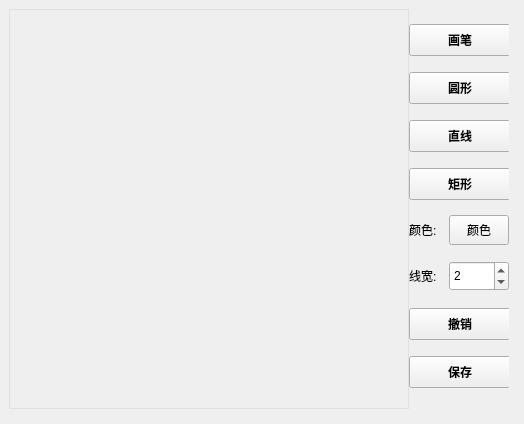
<?xml version="1.0" encoding="UTF-8"?>
<ui version="4.0">
 <class>MainWindow</class>
 <widget class="QMainWindow" name="MainWindow">
  <property name="geometry">
   <rect>
    <x>0</x>
    <y>0</y>
    <width>524</width>
    <height>424</height>
   </rect>
  </property>
  <property name="minimumSize">
   <size>
    <width>0</width>
    <height>0</height>
   </size>
  </property>
  <property name="maximumSize">
   <size>
    <width>524</width>
    <height>424</height>
   </size>
  </property>
  <property name="windowTitle">
   <string>MainWindow</string>
  </property>
  <property name="styleSheet">
   <string notr="true"/>
  </property>
  <widget class="QWidget" name="centralwidget">
   <layout class="QFormLayout" name="formLayout">
    <item row="0" column="0" colspan="2">
     <layout class="QHBoxLayout" name="horizontalLayout">
      <property name="spacing">
       <number>0</number>
      </property>
      <property name="leftMargin">
       <number>0</number>
      </property>
      <property name="topMargin">
       <number>0</number>
      </property>
      <property name="rightMargin">
       <number>0</number>
      </property>
      <property name="bottomMargin">
       <number>0</number>
      </property>
      <item>
       <widget class="QWidget" name="widget_2" native="true">
        <property name="minimumSize">
         <size>
          <width>400</width>
          <height>0</height>
         </size>
        </property>
        <property name="maximumSize">
         <size>
          <width>400</width>
          <height>16777215</height>
         </size>
        </property>
        <property name="styleSheet">
         <string notr="true">background-image: url(C:/aaa_learn/QT_draw/Draw/resources/back.jpg);
background-repeat: repeat;
border: 1px solid #E0E0E0;</string>
        </property>
       </widget>
      </item>
      <item>
       <widget class="QWidget" name="widget" native="true">
        <property name="minimumSize">
         <size>
          <width>100</width>
          <height>400</height>
         </size>
        </property>
        <property name="maximumSize">
         <size>
          <width>100</width>
          <height>400</height>
         </size>
        </property>
        <widget class="QWidget" name="verticalLayoutWidget">
         <property name="geometry">
          <rect>
           <x>0</x>
           <y>0</y>
           <width>276</width>
           <height>400</height>
          </rect>
         </property>
         <layout class="QVBoxLayout" name="verticalLayout">
          <property name="spacing">
           <number>2</number>
          </property>
          <property name="topMargin">
           <number>0</number>
          </property>
          <property name="rightMargin">
           <number>0</number>
          </property>
          <item alignment="Qt::AlignmentFlag::AlignLeft">
           <widget class="QPushButton" name="freePenButton">
            <property name="minimumSize">
             <size>
              <width>102</width>
              <height>32</height>
             </size>
            </property>
            <property name="maximumSize">
             <size>
              <width>100</width>
              <height>30</height>
             </size>
            </property>
            <property name="styleSheet">
             <string notr="true">background-image: url(C:/aaa_learn/QT_draw/Draw/resources/button2.png);
background-repeat: no-repeat;
background-position: center;
min-width: 100px;
min-height: 30px;font-weight: bold;
font-size: 12px;</string>
            </property>
            <property name="text">
             <string>画笔</string>
            </property>
           </widget>
          </item>
          <item>
           <widget class="QPushButton" name="circleButton">
            <property name="minimumSize">
             <size>
              <width>102</width>
              <height>32</height>
             </size>
            </property>
            <property name="maximumSize">
             <size>
              <width>100</width>
              <height>30</height>
             </size>
            </property>
            <property name="styleSheet">
             <string notr="true">background-image: url(C:/aaa_learn/QT_draw/Draw/resources/button2.png);
background-repeat: no-repeat;
background-position: center;
min-width: 100px;
min-height: 30px;font-weight: bold;
font-size: 12px;</string>
            </property>
            <property name="text">
             <string>圆形</string>
            </property>
           </widget>
          </item>
          <item>
           <widget class="QPushButton" name="lineButton">
            <property name="minimumSize">
             <size>
              <width>102</width>
              <height>32</height>
             </size>
            </property>
            <property name="maximumSize">
             <size>
              <width>100</width>
              <height>30</height>
             </size>
            </property>
            <property name="styleSheet">
             <string notr="true">background-image: url(C:/aaa_learn/QT_draw/Draw/resources/button2.png);
background-repeat: no-repeat;
background-position: center;
min-width: 100px;
min-height: 30px;font-weight: bold;
font-size: 12px;</string>
            </property>
            <property name="text">
             <string>直线</string>
            </property>
           </widget>
          </item>
          <item>
           <widget class="QPushButton" name="rectButton">
            <property name="minimumSize">
             <size>
              <width>102</width>
              <height>32</height>
             </size>
            </property>
            <property name="maximumSize">
             <size>
              <width>100</width>
              <height>30</height>
             </size>
            </property>
            <property name="styleSheet">
             <string notr="true">background-image: url(C:/aaa_learn/QT_draw/Draw/resources/button2.png);
background-repeat: no-repeat;
background-position: center;
min-width: 100px;
min-height: 30px;font-weight: bold;
font-size: 12px;</string>
            </property>
            <property name="text">
             <string>矩形</string>
            </property>
           </widget>
          </item>
          <item>
           <widget class="QWidget" name="widget_4" native="true">
            <property name="minimumSize">
             <size>
              <width>100</width>
              <height>30</height>
             </size>
            </property>
            <property name="maximumSize">
             <size>
              <width>100</width>
              <height>30</height>
             </size>
            </property>
            <widget class="QLabel" name="label_2">
             <property name="geometry">
              <rect>
               <x>0</x>
               <y>0</y>
               <width>40</width>
               <height>30</height>
              </rect>
             </property>
             <property name="minimumSize">
              <size>
               <width>40</width>
               <height>30</height>
              </size>
             </property>
             <property name="maximumSize">
              <size>
               <width>40</width>
               <height>30</height>
              </size>
             </property>
             <property name="text">
              <string>颜色:</string>
             </property>
            </widget>
            <widget class="QPushButton" name="colorButton">
             <property name="geometry">
              <rect>
               <x>40</x>
               <y>0</y>
               <width>60</width>
               <height>30</height>
              </rect>
             </property>
             <property name="minimumSize">
              <size>
               <width>60</width>
               <height>30</height>
              </size>
             </property>
             <property name="maximumSize">
              <size>
               <width>60</width>
               <height>30</height>
              </size>
             </property>
             <property name="text">
              <string>颜色</string>
             </property>
            </widget>
           </widget>
          </item>
          <item>
           <widget class="QWidget" name="widget_3" native="true">
            <property name="minimumSize">
             <size>
              <width>100</width>
              <height>30</height>
             </size>
            </property>
            <property name="maximumSize">
             <size>
              <width>100</width>
              <height>30</height>
             </size>
            </property>
            <widget class="QLabel" name="label">
             <property name="enabled">
              <bool>true</bool>
             </property>
             <property name="geometry">
              <rect>
               <x>0</x>
               <y>0</y>
               <width>40</width>
               <height>30</height>
              </rect>
             </property>
             <property name="minimumSize">
              <size>
               <width>40</width>
               <height>30</height>
              </size>
             </property>
             <property name="maximumSize">
              <size>
               <width>40</width>
               <height>30</height>
              </size>
             </property>
             <property name="text">
              <string>线宽:</string>
             </property>
            </widget>
            <widget class="QSpinBox" name="penWidthSpinBox">
             <property name="geometry">
              <rect>
               <x>40</x>
               <y>0</y>
               <width>60</width>
               <height>30</height>
              </rect>
             </property>
             <property name="minimumSize">
              <size>
               <width>60</width>
               <height>30</height>
              </size>
             </property>
             <property name="maximumSize">
              <size>
               <width>60</width>
               <height>30</height>
              </size>
             </property>
             <property name="minimum">
              <number>1</number>
             </property>
             <property name="maximum">
              <number>20</number>
             </property>
             <property name="value">
              <number>2</number>
             </property>
            </widget>
           </widget>
          </item>
          <item>
           <widget class="QPushButton" name="undoButton">
            <property name="minimumSize">
             <size>
              <width>102</width>
              <height>32</height>
             </size>
            </property>
            <property name="maximumSize">
             <size>
              <width>100</width>
              <height>30</height>
             </size>
            </property>
            <property name="styleSheet">
             <string notr="true">background-image: url(C:/aaa_learn/QT_draw/Draw/resources/button2.png);
background-repeat: no-repeat;
background-position: center;
min-width: 100px;
min-height: 30px;
font-weight: bold;
font-size: 12px;</string>
            </property>
            <property name="text">
             <string>撤销</string>
            </property>
           </widget>
          </item>
          <item>
           <widget class="QPushButton" name="saveButton">
            <property name="minimumSize">
             <size>
              <width>102</width>
              <height>32</height>
             </size>
            </property>
            <property name="maximumSize">
             <size>
              <width>100</width>
              <height>30</height>
             </size>
            </property>
            <property name="styleSheet">
             <string notr="true">background-image: url(C:/aaa_learn/QT_draw/Draw/resources/button2.png);
background-repeat: no-repeat;
background-position: center;
min-width: 100px;
min-height: 30px;
font-weight: bold;
font-size: 12px;</string>
            </property>
            <property name="text">
             <string>保存</string>
            </property>
           </widget>
          </item>
         </layout>
        </widget>
       </widget>
      </item>
     </layout>
    </item>
   </layout>
  </widget>
 </widget>
 <resources/>
 <connections/>
</ui>
